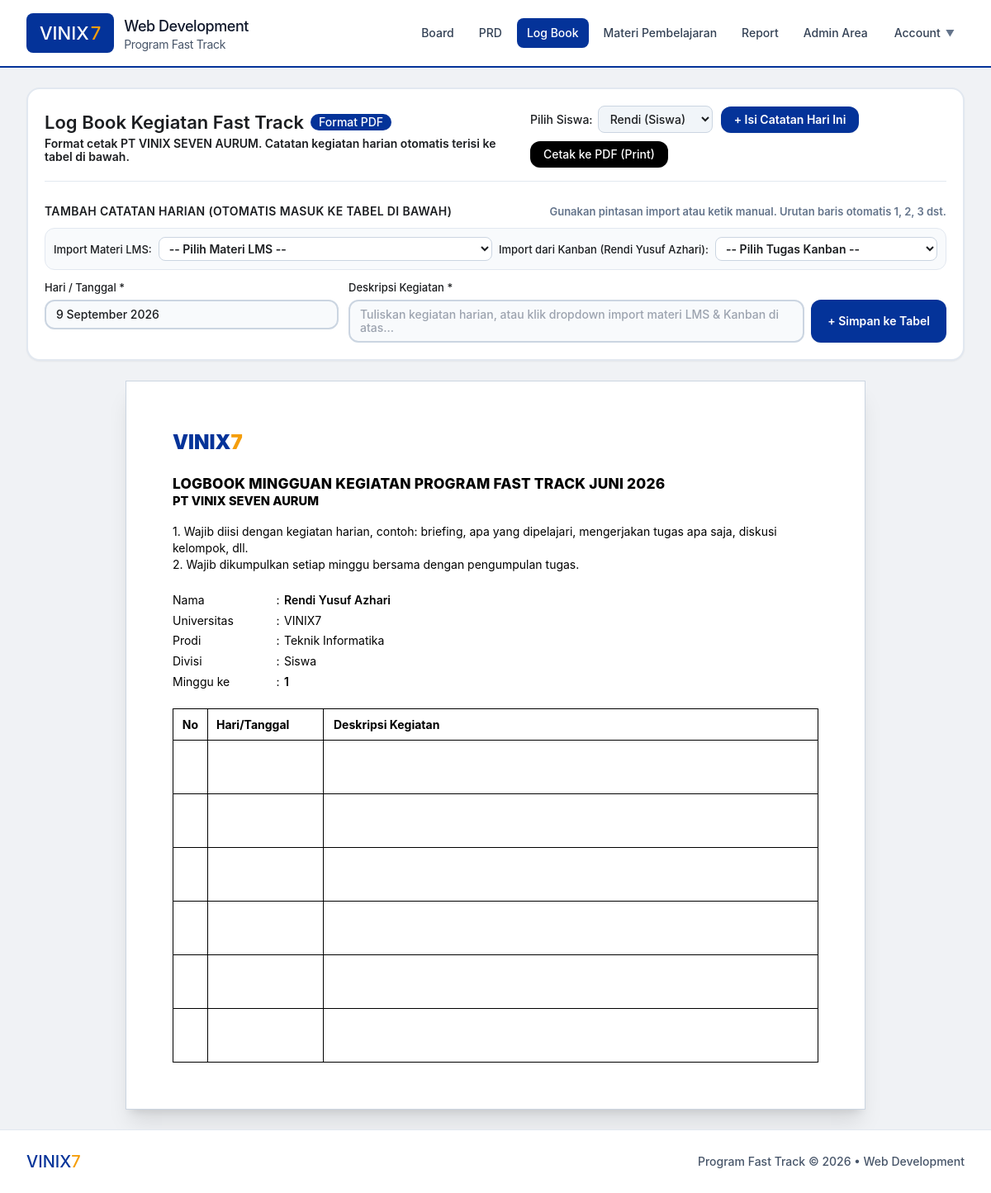
Page /logbook.php?student_id=mem-guru (signed in) on the committed database.
### tables this page shows
CREATE TABLE members (
            id TEXT PRIMARY KEY,
            name TEXT NOT NULL,
            role TEXT NOT NULL,
            team_id TEXT,
            phone TEXT,
            email TEXT,
            university TEXT,
            major TEXT,
            token TEXT UNIQUE NOT NULL,
            created_at TEXT NOT NULL
        , password_hash TEXT DEFAULT '', invite_used INTEGER DEFAULT 0);

### logbook.php (the view, shortened to what this page needs)
<?php
require_once __DIR__ . '/includes/header.php';
$selectedWeek = (int)($_GET['week'] ?? 1);
if ($currentRole === 'siswa') {
    $viewStudentId = $currentStudent['id'] ?? 'mem-pm-1';
} else {
    $viewStudentId = $_GET['student_id'] ?? ($teamStudents[0]['id'] ?? 'mem-pm-1');
}
$stmt = $pdo->prepare("SELECT * FROM members WHERE id = ? LIMIT 1");
$stmt->execute([$viewStudentId]);
$targetStudent = $stmt->fetch() ?: $currentStudent ?: [
    'id' => 'mem-pm-1',
    'name' => 'Ahmad Rizky',
    'university' => 'Universitas Dian Nuswantoro',
    'major' => 'Teknik Informatika',
    'role' => 'siswa'
];
?>
<div class="space-y-6">
    <div class="no-print bg-white rounded-2xl p-5 border-2 border-slate-200 shadow-sm space-y-4">
        <div class="flex flex-col md:flex-row md:items-center justify-between gap-4">
            <div>
                <div class="flex items-center gap-2">
                    <h1 class="text-xl font-black text-black">Log Book Kegiatan Fast Track</h1>
                    <span class="px-2.5 py-0.5 rounded-full bg-[#043399] text-white text-xs font-bold">
                        Format PDF
                    </span>
                </div>
                <p class="text-xs text-black font-semibold mt-1">
                    Format cetak PT VINIX SEVEN AURUM. Catatan kegiatan harian otomatis terisi ke tabel di bawah.
                </p>
            </div>
            <div class="flex flex-wrap items-center gap-2.5">
                <?php if ($currentRole === 'guru' && count($teamStudents) > 0): ?>
                    <div class="flex items-center gap-1.5 text-xs">
                        <span class="font-bold text-black">Pilih Siswa:</span>
                        <select onchange="window.location.href='logbook.php?student_id=' + this.value" class="bg-slate-100 border border-slate-300 font-bold text-black rounded-lg px-2.5 py-1.5 text-xs focus:outline-none cursor-pointer">
                            <?php foreach ($teamStudents as $st): ?>
                                <option value="<?= htmlspecialchars($st['id']) ?>" <?= $st['id'] === $targetStudent['id'] ? 'selected' : '' ?>>
                                    <?= htmlspecialchars($st['name']) ?> (Siswa)
                                </option>
                            <?php endforeach; ?>
                        </select>
                    </div>
                <?php endif; ?>
                <button type="button" onclick="openLogbookModal()" class="px-4 py-2 rounded-xl bg-[#043399] hover:bg-[#021f5c] text-white font-black text-xs shadow-sm transition active:scale-95 flex items-center gap-1.5">
                    + Isi Catatan Hari Ini
                </button>
                <button type="button" onclick="window.print()" class="px-4 py-2 rounded-xl bg-black hover:bg-slate-800 text-white font-bold text-xs shadow-sm transition active:scale-95">
                    Cetak ke PDF (Print)
                </button>
            </div>
        </div>
        <div class="pt-4 border-t border-slate-200">
            <form id="quickLogbookForm" onsubmit="handleQuickLogbookSubmit(event)" class="space-y-3">
                <div class="flex flex-col sm:flex-row sm:items-center justify-between gap-1 text-xs">
                    <span class="font-black text-black uppercase tracking-wide">
                        Tambah Catatan Harian (Otomatis Masuk ke Tabel di Bawah)
                    </span>
                    <span class="text-[11px] text-slate-500 font-semibold">
                        Gunakan pintasan import atau ketik manual. Urutan baris otomatis 1, 2, 3 dst.
                    </span>
                </div>
                <div class="grid grid-cols-1 sm:grid-cols-2 gap-2 text-xs bg-slate-50 p-2.5 rounded-xl border border-slate-200">
                    <div class="flex items-center gap-2">
                        <span class="font-bold text-[11px] text-black shrink-0">Import Materi LMS:</span>
                        <select onchange="importToTextarea(this.value, 'entryDescInput', 'lms')" class="w-full bg-white border border-slate-300 font-semibold text-black rounded-lg px-2 py-1 text-xs focus:outline-none focus:border-[#043399] cursor-pointer">
                            <option value="">-- Pilih Materi LMS --</option>
                        </select>
                    </div>
                    <div class="flex items-center gap-2">
                        <span class="font-bold text-[11px] text-black shrink-0">Import dari Kanban (<?= htmlspecialchars($targetStudent['name']) ?>):</span>
                        <select onchange="importKanbanToTextarea(this, 'entryDescInput')" class="w-full bg-white border border-slate-300 font-semibold text-black rounded-lg px-2 py-1 text-xs focus:outline-none focus:border-[#043399] cursor-pointer">
                            <option value="">-- Pilih Tugas Kanban --</option>
                        </select>
                    </div>
                </div>
                <div class="grid grid-cols-1 md:grid-cols-12 gap-3 items-start">
                    <div class="md:col-span-4">
                        <label class="block text-[11px] font-bold text-black mb-1">Hari / Tanggal *</label>
                        <input type="text" name="entry_date" id="entryDateInput" required value="<?= date('j F Y') ?>" placeholder="Contoh: 10 Maret 2026" class="w-full px-3 py-2 bg-slate-50 border-2 border-slate-300 rounded-xl text-xs font-bold text-black focus:bg-white focus:outline-none focus:border-[#043399]">
                    </div>
                    <div class="md:col-span-8">
                        <label class="block text-[11px] font-bold text-black mb-1">Deskripsi Kegiatan *</label>
                        <div class="flex gap-2">
                            <textarea name="description" id="entryDescInput" rows="2" required placeholder="Tuliskan kegiatan harian, atau klik dropdown import materi LMS & Kanban di atas..." class="w-full px-3 py-2 bg-slate-50 border-2 border-slate-300 rounded-xl text-xs font-medium text-black focus:bg-white focus:outline-none focus:border-[#043399] resize-none"></textarea>
                            <button type="submit" class="px-5 py-2 rounded-xl bg-[#043399] hover:bg-[#021f5c] text-white font-black text-xs shrink-0 shadow-sm transition active:scale-95 flex items-center justify-center">
                                + Simpan ke Tabel
                            </button>
                        </div>
                    </div>
                </div>
            </form>
        </div>
    </div>
    <div class="logbook-official-sheet bg-white p-8 sm:p-14 max-w-4xl mx-auto text-black border border-slate-300 shadow-xl print:shadow-none print:border-none print:p-0">
        <div class="mb-5">
            <?php if (file_exists(__DIR__ . '/logo/LOGO VINIX.png')): ?>
                <img src="logo/LOGO VINIX.png" alt="VINIX7" style="height: 38px; width: auto;" class="object-contain">
            <?php else: ?>
                <div style="font-size: 24px; font-weight: 900; color: #043399;">
                    VINIX<span style="color: #f59e0b;">7</span>
                </div>
            <?php endif; ?>
        </div>
        <div style="margin-bottom: 16px;">
            <div style="font-weight: 800; font-size: 13pt; text-transform: uppercase; line-height: 1.35; color: #000; letter-spacing: 0.2px;">
                LOGBOOK MINGGUAN KEGIATAN PROGRAM FAST TRACK JUNI 2026
            </div>
            <div style="font-weight: 800; font-size: 11pt; text-transform: uppercase; line-height: 1.35; color: #000; margin-top: 1px;">
                PT VINIX SEVEN AURUM
            </div>
        </div>
        <div style="font-size: 10.5pt; line-height: 1.45; color: #000; margin-bottom: 20px;">
            <div>1. Wajib diisi dengan kegiatan harian, contoh: briefing, apa yang dipelajari, mengerjakan tugas apa saja, diskusi kelompok, dll.</div>
            <div>2. Wajib dikumpulkan setiap minggu bersama dengan pengumpulan tugas.</div>
        </div>
        <div style="font-size: 10.5pt; line-height: 1.55; color: #000; margin-bottom: 20px;">
            <table style="border: none; border-collapse: collapse; font-size: 10.5pt; color: #000;">
                <tr>
                    <td style="width: 120px; padding: 1.5px 0;">Nama</td>
                    <td style="width: 15px; padding: 1.5px 0; text-align: center;">:</td>
                    <td style="padding: 1.5px 0; font-weight: 600;"><?= htmlspecialchars($targetStudent['name'] ?? 'Ahmad Rizky') ?></td>
                </tr>
                <tr>
                    <td style="padding: 1.5px 0;">Universitas</td>
                    <td style="padding: 1.5px 0; text-align: center;">:</td>
                    <td style="padding: 1.5px 0;"><?= htmlspecialchars($targetStudent['university'] ?? 'Universitas Dian Nuswantoro') ?></td>
                </tr>
                <tr>
                    <td style="padding: 1.5px 0;">Prodi</td>
                    <td style="padding: 1.5px 0; text-align: center;">:</td>
                    <td style="padding: 1.5px 0;"><?= htmlspecialchars($targetStudent['major'] ?? 'Teknik Informatika') ?></td>
                </tr>
                <tr>
                    <td style="padding: 1.5px 0;">Divisi</td>
                    <td style="padding: 1.5px 0; text-align: center;">:</td>
                    <td style="padding: 1.5px 0;">Siswa</td>
                </tr>
                <tr>
                    <td style="padding: 1.5px 0;">Minggu ke</td>
                    <td style="padding: 1.5px 0; text-align: center;">:</td>
                    <td style="padding: 1.5px 0; font-weight: 600;"><?= $selectedWeek ?></td>
                </tr>
            </table>
        </div>
        <table style="width: 100%; border-collapse: collapse; border: 1.5px solid #000; font-size: 10.5pt; color: #000;">
            <thead>
                <tr>
                    <th style="border: 1.5px solid #000; padding: 8px 6px; width: 42px; text-align: center; font-weight: 700; color: #000;">No</th>
                    <th style="border: 1.5px solid #000; padding: 8px 10px; width: 140px; text-align: left; font-weight: 700; color: #000;">Hari/Tanggal</th>
                    <th style="border: 1.5px solid #000; padding: 8px 12px; text-align: left; font-weight: 700; color: #000;">Deskripsi Kegiatan</th>
                </tr>
            </thead>
            <tbody>
                <?php
                $rowCount = 0;
                ?>
                <?php for ($i = $rowCount + 1; $i <= max(6, $rowCount); $i++): ?>
                    <tr style="height: 65px; vertical-align: top;">
                        <td style="border: 1.5px solid #000; padding: 8px 6px; text-align: center;"></td>
                        <td style="border: 1.5px solid #000; padding: 8px 10px;"></td>
                        <td style="border: 1.5px solid #000; padding: 8px 12px;"></td>
                    </tr>
                <?php endfor; ?>
            </tbody>
        </table>
    </div>
</div>
<?php require_once __DIR__ . '/includes/footer.php'; ?>

### assets/css/custom.css (style rules this page uses)
:root { --vinix-blue: #043399; --vinix-blue-dark: #021f5c; --vinix-blue-light: #eef3fc; --vinix-yellow: #f59e0b; --vinix-yellow-dark: #d97706; --vinix-yellow-light: #fef8ee; --text-black: #1c1e21; --text-dark: #242526; --text-muted: #65676b; }
html { font-size: 16px; }
body { font-family: 'SF Pro Display', -apple-system, BlinkMacSystemFont, 'Segoe UI', Roboto, Helvetica, Arial, sans-serif; color: var(--text-black); background-color: #f0f2f5; font-size: 16px; line-height: 1.5; -webkit-font-smoothing: antialiased; -moz-osx-font-smoothing: grayscale; }
h1, h2, h3, h4, h5, h6 { font-weight: 600; color: #1c1e21; }
p, span, td, th, label, div, input, textarea, select, button { color: inherit; }
input, textarea, select { font-family: inherit; font-size: 15px; }
.text-\[11px\] { font-size: 13px !important; }
.text-xs { font-size: 14px !important; }
.text-xl { font-size: 22px !important; }
.font-black { font-weight: 600 !important; }
.font-bold { font-weight: 500 !important; }
.text-white { color: #ffffff !important; }
.text-black { color: #1c1e21 !important; }

### includes/header.php (style rules this page uses)
body { font-family: 'SF Pro Display', -apple-system, BlinkMacSystemFont, 'Segoe UI', Roboto, Helvetica, Arial, sans-serif; color: #1c1e21; background-color: #f0f2f5; -webkit-font-smoothing: antialiased; -moz-osx-font-smoothing: grayscale; }
h1, h2, h3, h4, h5, h6, p, span, td, th, label, div, input, textarea, select { color: inherit; }
.text-white { color: #ffffff !important; }
.text-black { color: #1c1e21 !important; }

### rows in the picture
members: name "Rendi Yusuf Azhari", university "VINIX7", major "Teknik Informatika"

### other values in the picture
$selectedWeek "1"
form field value "Rendi (Siswa)"
